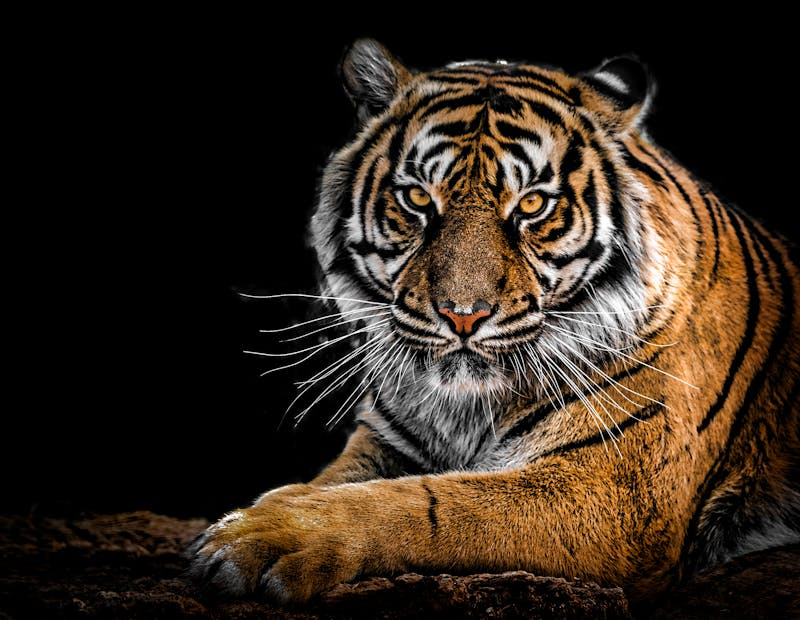
#> input picture Foto/gambar.jpeg, 800 x 620 px, found by its file name
$ python Contras.py
#> lines starting #> are read from the running program, lines starting #| are printed output that depends on the picture
import cv2
import numpy as np

# Membaca gambar
img = cv2.imread("Foto/gambar.jpeg")
#> img is the input picture: shape (620, 800, 3); mean B, G, R 29.3, 40.3, 52.5
img = cv2.cvtColor(img, cv2.COLOR_BGR2GRAY)
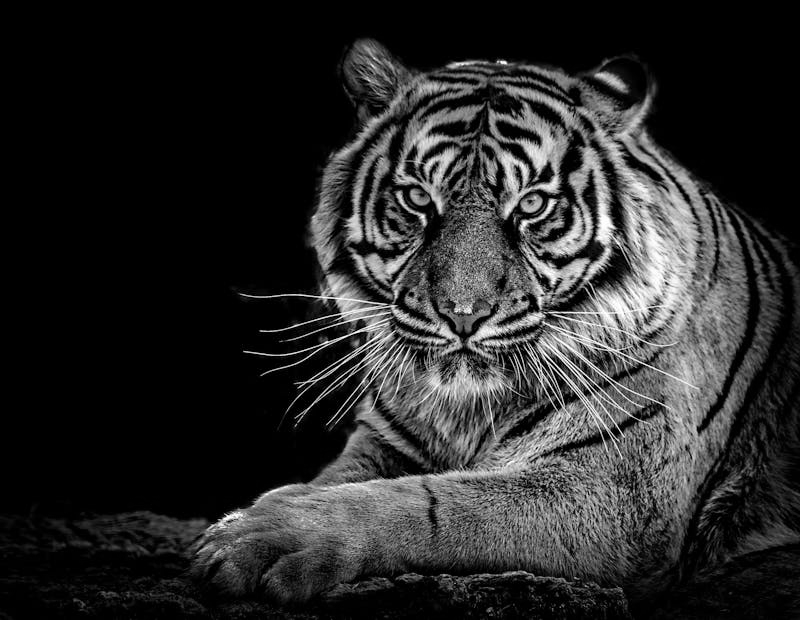
#> img: shape (620, 800); min 0, max 255, mean 42.7

print("Gambar Asli")
print(img)
#> (printed output is left out)

# Mendapatkan nilai minimum dan maksimum dari gambar
min_val = np.amin(img)
#> min_val = 0
max_val = np.amax(img)
#> max_val = 255

H, W = img.shape[:2]
#> H = 620; W = 800
array_kontras = np.zeros((H, W), np.uint8)

# Menyesuaikan kontras
for i in range(H):
    for j in range(W):
        pixel = img[i, j].astype(float)  # Ubah ke tipe float untuk mencegah overflow
        pixel = (pixel - min_val) * 255 / (max_val - min_val)
        array_kontras[i, j] = np.clip(pixel, 128, 255)  # Menjaga agar nilai tetap dalam rentang 0-255
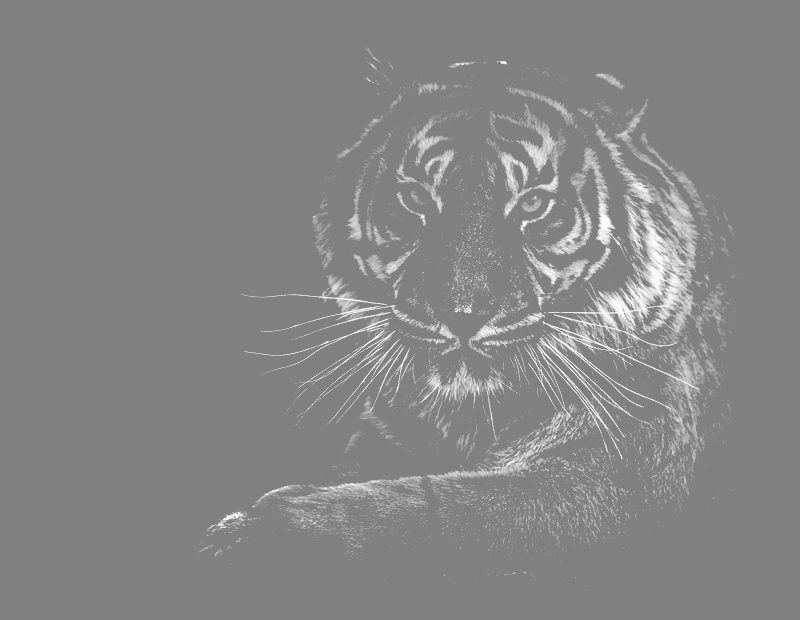
#> array_kontras: shape (620, 800); min 128, max 255, mean 133.3

print("Array Kontras")
print(array_kontras)
#> (printed output is left out)

# Menampilkan hasil
cv2.imshow("Sebelum", img)
cv2.imshow("Sesudah", array_kontras)

cv2.waitKey(0)  # Tunggu hingga pengguna menekan tombol
cv2.destroyAllWindows()  # Menutup semua jendela OpenCV

$ run again, with Foto/1.jpg copied over Foto/gambar.jpeg
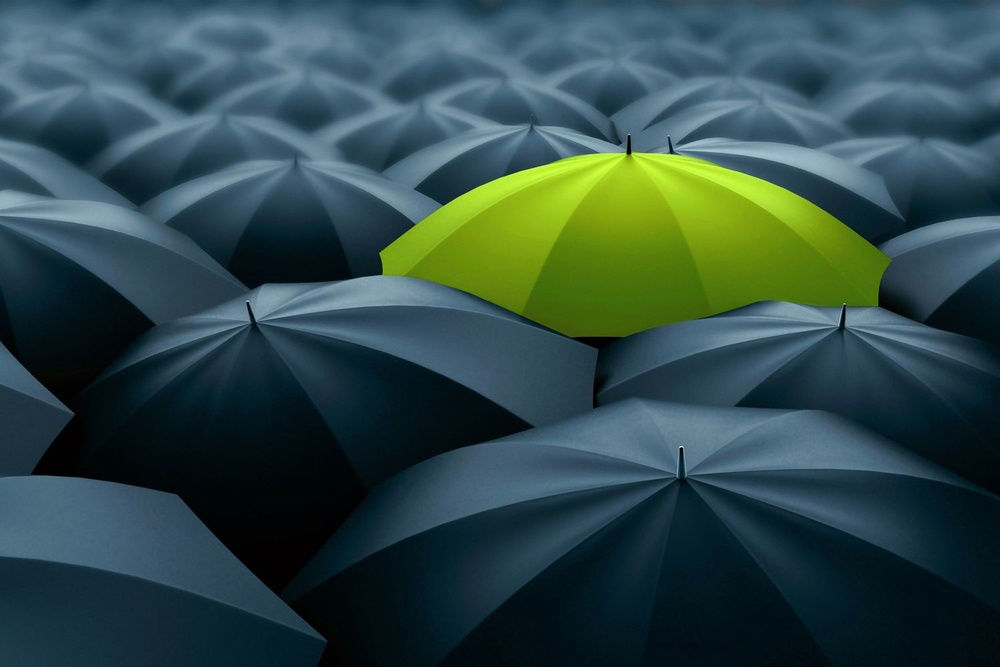
#> input picture Foto/1.jpg, 1000 x 667 px, shrunk from 1500 x 1000 before the run, found by its file name
#> img is the input picture: shape (667, 1000, 3); mean B, G, R 73.3, 73.6, 47.6
#> `img = cv2.cvtColor(img, cv2.COLOR_BGR2GRAY)`:
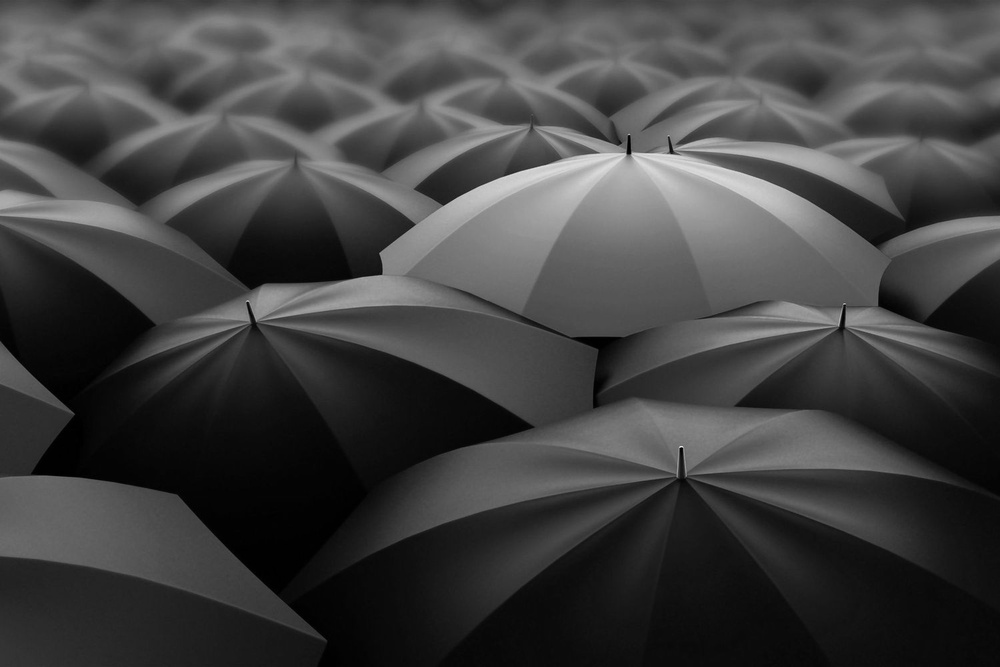
#> img: shape (667, 1000); min 0, max 232, mean 65.8
#> (printed output is left out)
#> min_val = 0
#> max_val = 232
#> after the loop `for i in range(H):`:
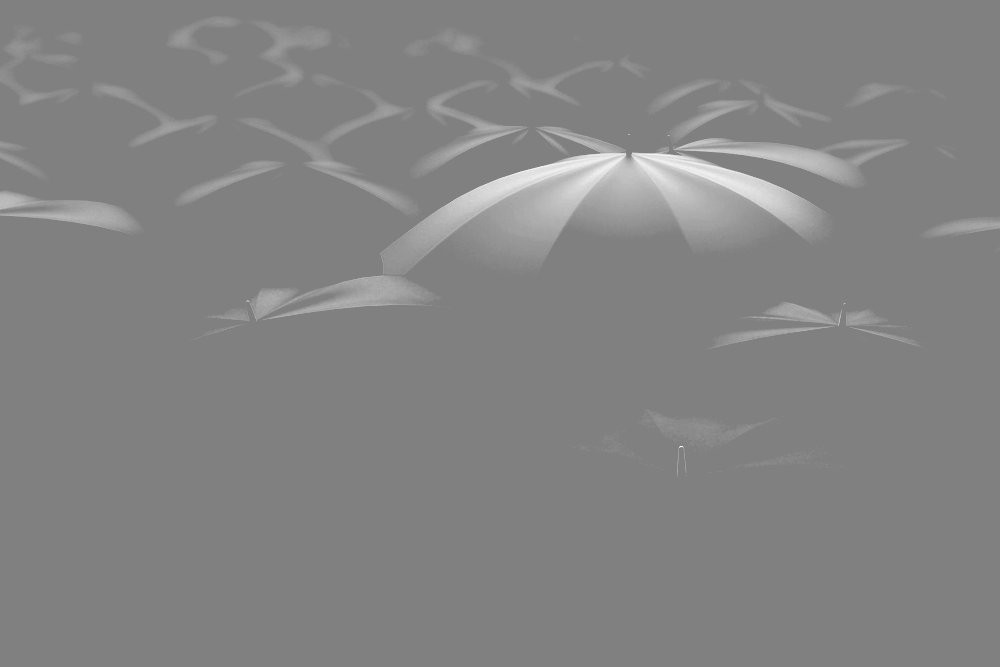
#> array_kontras: shape (667, 1000); min 128, max 255, mean 131.5
#> (printed output is left out)

$ run again, with Foto/3.jpg copied over Foto/gambar.jpeg
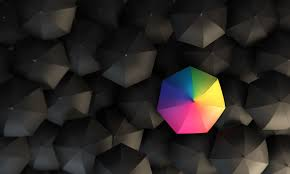
#> input picture Foto/3.jpg, 290 x 174 px, found by its file name
#> img is the input picture: shape (174, 290, 3); mean B, G, R 35.6, 37.7, 42
#> `img = cv2.cvtColor(img, cv2.COLOR_BGR2GRAY)`:
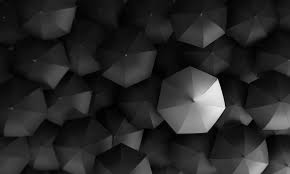
#> img: shape (174, 290); min 0, max 237, mean 38.7
#> (printed output is left out)
#> min_val = 0
#> max_val = 237
#> after the loop `for i in range(H):`:
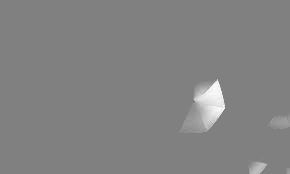
#> array_kontras: shape (174, 290); min 128, max 255, mean 130.2
#> (printed output is left out)
